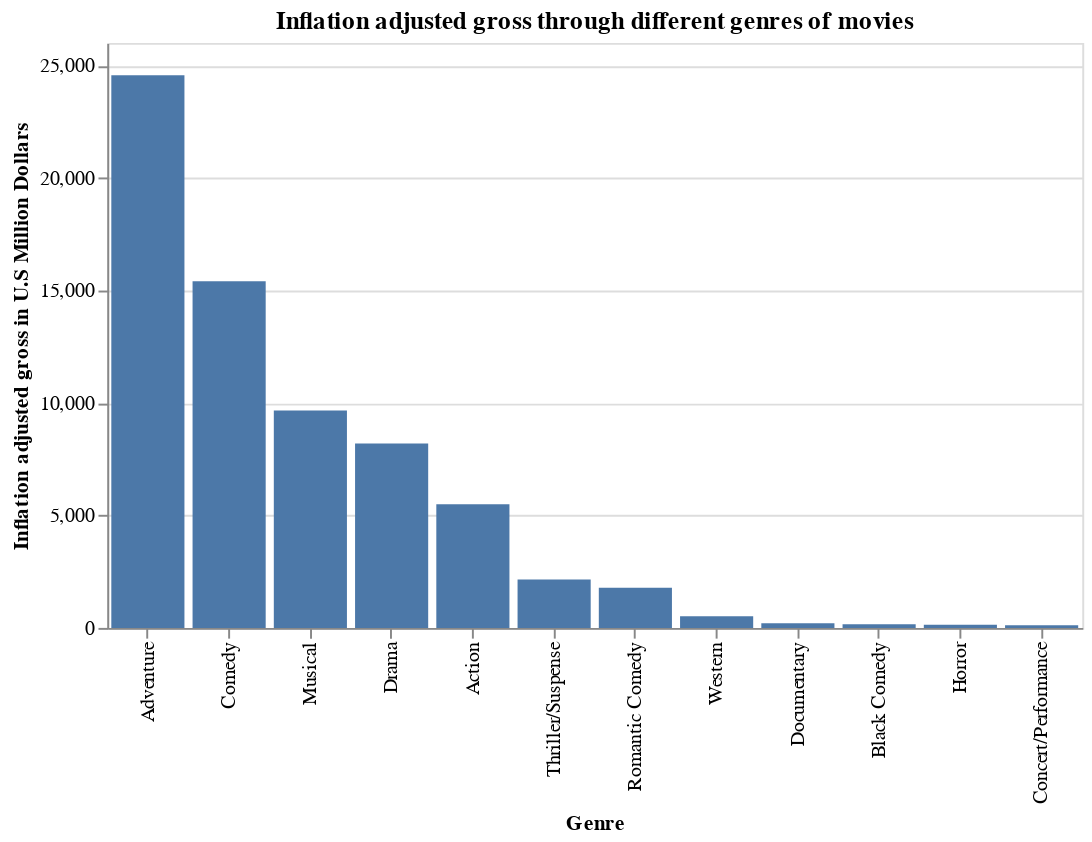

Notebook code cell kept with this figure:
### Markdown cell above
Let's plot the graph to visualize it.

### Code cell
gross_plot = (
        alt.Chart(genre_df2, width=500, height=300)
        .mark_bar()
        .encode(
            x=alt.X("genre:O",sort="-y", title="Genre"),
            y=alt.Y("inflation_adjusted_gross:Q", title="Inflation adjusted gross in U.S Million Dollars"),
         )
        .properties(title="Inflation adjusted gross through different genres of movies")
    )

gross_plot

### Figure 1 — Vega-Lite specification as saved in the notebook (floating-point values rounded to 4 significant figures)
{"config": {"view": {"continuousWidth": 400, "continuousHeight": 300}}, "data": {"name": "data-6b05122de6daf837fea3c02fa53594a7"}, "mark": "bar", "encoding": {"x": {"type": "ordinal", "field": "genre", "sort": "-y", "title": "Genre"}, "y": {"type": "quantitative", "field": "inflation_adjusted_gross", "title": "Inflation adjusted gross in U.S Million Dollars"}}, "height": 300, "title": "Inflation adjusted gross through different genres of movies", "width": 500, "$schema": "https://vega.github.io/schema/vega-lite/v4.8.1.json", "datasets": {"data-6b05122de6daf837fea3c02fa53594a7": [{"genre": "Action", "inflation_adjusted_gross": 5499.0}, {"genre": "Adventure", "inflation_adjusted_gross": 24560.0}, {"genre": "Black Comedy", "inflation_adjusted_gross": 156.7}, {"genre": "Comedy", "inflation_adjusted_gross": 15410.0}, {"genre": "Concert/Performance", "inflation_adjusted_gross": 114.8}, {"genre": "Documentary", "inflation_adjusted_gross": 203.5}, {"genre": "Drama", "inflation_adjusted_gross": 8196.0}, {"genre": "Horror", "inflation_adjusted_gross": 140.5}, {"genre": "Musical", "inflation_adjusted_gross": 9658.0}, {"genre": "Romantic Comedy", "inflation_adjusted_gross": 1789.0}, {"genre": "Thriller/Suspense", "inflation_adjusted_gross": 2152.0}, {"genre": "Western", "inflation_adjusted_gross": 516.7}]}}
